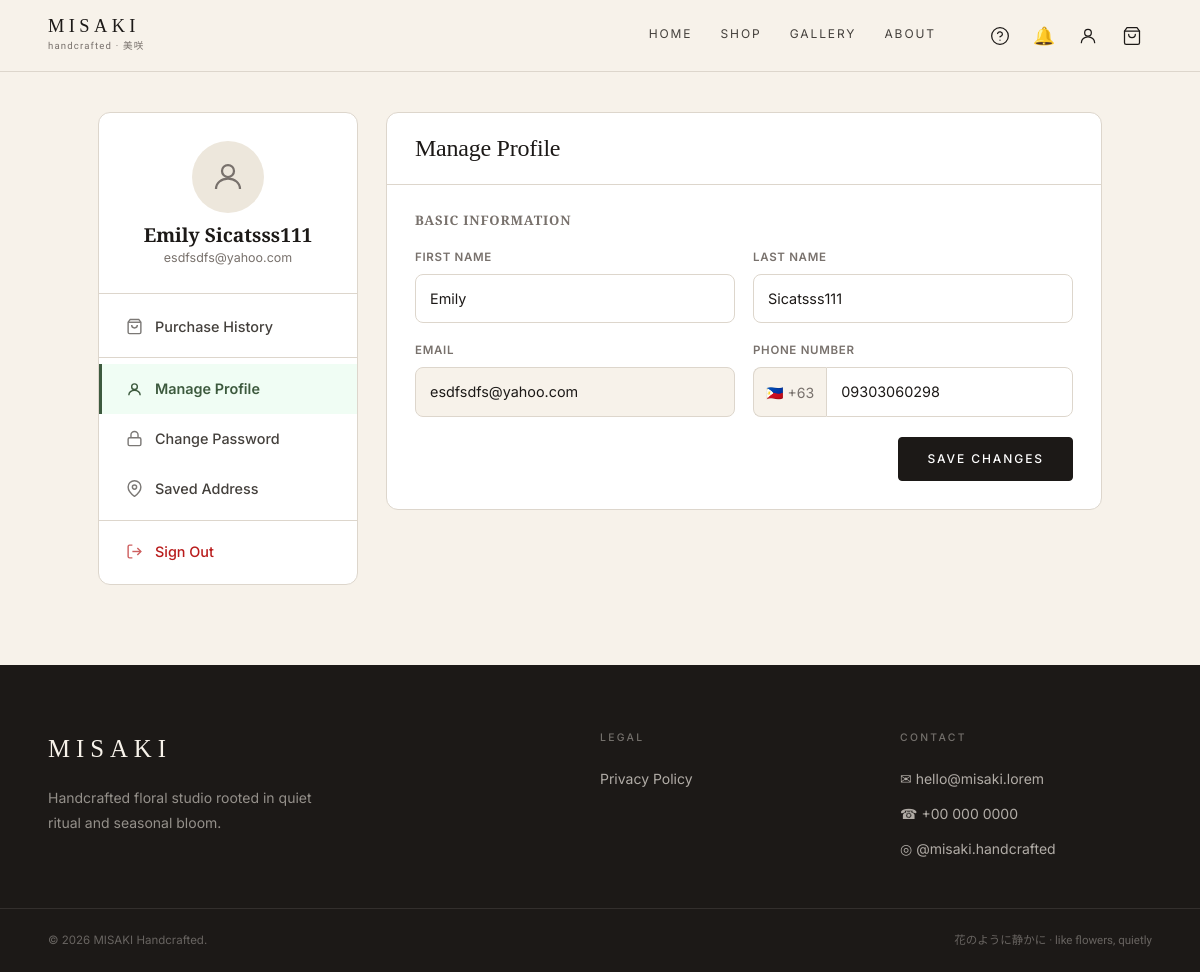
Page /account.php?tab=profile (signed in) on the committed database.
### tables this page shows
CREATE TABLE `user` (
  `user_id` int(10) UNSIGNED NOT NULL,
  `email` varchar(190) NOT NULL,
  `phone` varchar(20) DEFAULT NULL,
  `password_hash` varchar(255) NOT NULL,
  `full_name` varchar(120) NOT NULL,
  `address` text DEFAULT NULL,
  `address_label` enum('Home','Someone Else') DEFAULT 'Home',
  `created_at` datetime NOT NULL DEFAULT current_timestamp()
);

### account.php (the view, shortened to what the rows shown need)
<?php
require_once __DIR__.'/includes/auth.php';
$me = current_user();
$st = db()->prepare('SELECT * FROM user WHERE user_id=?');
$st->execute([$me['user_id']]);
$me = $st->fetch();
$NCR_CITIES = [
  'Caloocan','Las Piñas','Makati','Malabon','Mandaluyong','Manila',
  'Marikina','Muntinlupa','Navotas','Parañaque','Pasay','Pasig',
  'Pateros','Quezon City','San Juan','Taguig','Valenzuela'
];
$maxAddresses = 5;
function fetchAddresses($userId) {
  $st = db()->prepare('SELECT * FROM user_address WHERE user_id=? ORDER BY is_default DESC, address_id ASC');
  $st->execute([$userId]);
  return $st->fetchAll();
}
$addresses    = fetchAddresses($me['user_id']);
$addressCount = count($addresses);
$flashMsg     = '';
$flashType    = 'success';
$keepAddPanelOpen = false;
require __DIR__.'/includes/header.php';
?>
<?php
$activeTab = $_GET['tab'] ?? 'orders';
?>
<div class="acct-wrap">
  <aside class="acct-sidebar">
    <div class="acct-sidebar-top">
      <div>
        <div class="acct-name"><?= htmlspecialchars($me['full_name']) ?></div>
        <div class="acct-email"><?= htmlspecialchars($me['email']) ?></div>
      </div>
    </div>
  </aside>
  <main class="acct-panel reveal">
    <?php if ($activeTab === 'addresses'): ?>
    <div class="acct-panel-header">
      <h2 class="acct-panel-title">Saved Address</h2>
      <?php if ($addressCount < $maxAddresses): ?>
        <button type="button" class="btn btn-ink" style="padding:9px 18px;font-size:.83rem;" onclick="toggleAddPanel()">+ Add New Shipping Address</button>
      <?php endif; ?>
    </div>
    <div class="acct-panel-body">
      <?php if ($flashMsg): ?>
        <div class="<?= $flashType === 'error' ? 'auth-error' : 'auth-success' ?>" style="margin-bottom:18px;font-size:0.85rem;padding:12px;">
          <?= htmlspecialchars($flashMsg) ?>
        </div>
      <?php endif; ?>
      <div style="display:flex;justify-content:space-between;align-items:center;margin-bottom:16px;">
        <h3 style="font-size:0.9rem;font-weight:600;color:var(--muted-fg);text-transform:uppercase;letter-spacing:.05em;">Delivery Address</h3>
        <span style="font-size:0.8rem;color:var(--muted-fg);"><?= $addressCount ?>/<?= $maxAddresses ?></span>
      </div>
      <?php if (empty($addresses)): ?>
        <div class="no-data-box">
          <svg width="40" height="40" viewBox="0 0 24 24" fill="none" stroke="currentColor" stroke-width="1.5" style="margin:0 auto 12px;opacity:.4;display:block;"><path d="M21 10c0 7-9 13-9 13s-9-6-9-13a9 9 0 0 1 18 0z"/><circle cx="12" cy="10" r="3"/></svg>
          No saved addresses yet. Add one below.
        </div>
      <?php else: foreach ($addresses as $addr): ?>
        <div class="addr-card <?= $addr['is_default'] ? 'is-default' : '' ?>" id="addr-card-<?= $addr['address_id'] ?>">
          <div class="addr-card-top">
            <div style="flex:1;">
              <div style="display:flex;align-items:center;gap:8px;margin-bottom:6px;flex-wrap:wrap;">
                <span class="pill on" style="font-size:0.6rem;"><?= htmlspecialchars($addr['label']) ?></span>
                <?php if ($addr['is_default']): ?>
                  <span style="font-size:0.7rem;color:var(--sage-deep);font-weight:700;background:var(--white);border:1px solid var(--sage);border-radius:20px;padding:2px 8px;">Default</span>
                <?php endif; ?>
                <strong style="color:var(--ink);font-size:.92rem;"><?= htmlspecialchars($addr['full_name']) ?></strong>
                <span style="color:var(--muted-fg);font-size:.83rem;">(+63) <?= htmlspecialchars($addr['phone']) ?></span>
              </div>
              <div style="color:var(--ink-lt);font-size:.875rem;line-height:1.6;">
                <?= htmlspecialchars($addr['address_text']) ?><br>
                <span style="color:var(--muted-fg);"><?= htmlspecialchars($addr['city']) ?>, Metro Manila</span>
              </div>
            </div>
            <div class="addr-card-actions">
              <?php if (!$addr['is_default']): ?>
                <form method="post" style="display:inline;">
                  <input type="hidden" name="action" value="set_default">
                  <input type="hidden" name="address_id" value="<?= $addr['address_id'] ?>">
                  <button type="submit" class="addr-action-btn">Set Default</button>
                </form>
              <?php endif; ?>
              <button type="button" class="addr-action-btn edit-btn" onclick="toggleEditPanel(<?= $addr['address_id'] ?>)">Edit</button>
              <form method="post" style="display:inline;" data-confirm="Delete this address?" data-danger>
                <input type="hidden" name="action" value="delete_address">
                <input type="hidden" name="address_id" value="<?= $addr['address_id'] ?>">
                <button type="submit" class="addr-action-btn delete-btn">Delete</button>
              </form>
            </div>
          </div>
          <div class="addr-edit-panel" id="edit-panel-<?= $addr['address_id'] ?>">
            <form method="post">
              <input type="hidden" name="action" value="edit_address">
              <input type="hidden" name="address_id" value="<?= $addr['address_id'] ?>">
              <span class="checkout-label">Address Label</span>
              <div class="label-group">
                <label>
                  <input type="radio" name="label" value="Home" class="label-input" <?= $addr['label']==='Home'?'checked':'' ?>>
                  <span class="label-chip">Home</span>
                </label>
                <label>
                  <input type="radio" name="label" value="Someone Else" class="label-input" <?= $addr['label']==='Someone Else'?'checked':'' ?>>
                  <span class="label-chip">Someone Else</span>
                </label>
              </div>
              <div style="display:grid;grid-template-columns:1fr 1fr;gap:14px;margin-bottom:14px;">
                <div>
                  <span class="checkout-label">Recipient Name</span>
                  <input type="text" name="full_name" class="checkout-form-input" value="<?= htmlspecialchars($addr['full_name']) ?>" placeholder="Full Name" required>
                </div>
                <div>
                  <span class="checkout-label">Phone Number</span>
                  <input type="text" name="phone" class="checkout-form-input" value="<?= htmlspecialchars($addr['phone']) ?>" placeholder="09XX XXX XXXX" required>
                </div>
              </div>
              <div style="margin-bottom:14px;">
                <span class="checkout-label">Street / Barangay / Complete Address</span>
                <textarea name="address_text" class="checkout-form-input" rows="3" required placeholder="House No., Street, Barangay..."><?= htmlspecialchars($addr['address_text']) ?></textarea>
              </div>
              <div style="margin-bottom:14px;">
                <span class="checkout-label">City (Metro Manila only)</span>
                <select name="city" class="checkout-form-input" required>
                  <?php foreach ($NCR_CITIES as $c): ?>
                    <option value="<?= htmlspecialchars($c) ?>" <?= $addr['city']===$c?'selected':'' ?>><?= htmlspecialchars($c) ?></option>
                  <?php endforeach; ?>
                </select>
              </div>
              <div style="margin-bottom:14px;">
                <label style="cursor:pointer;display:inline-flex;align-items:center;gap:8px;font-size:.84rem;color:var(--ink);font-weight:500;">
                  <input type="checkbox" name="is_default" value="1" <?= $addr['is_default']?'checked':'' ?> style="width:15px;height:15px;accent-color:var(--sage-deep);cursor:pointer;">
                  Set as default address
                </label>
              </div>
              <div style="display:flex;gap:8px;">
                <button type="submit" class="btn btn-ink" style="padding:9px 18px;font-size:.85rem;">Save Changes</button>
                <button type="button" class="btn btn-outline" style="padding:9px 18px;font-size:.85rem;" onclick="toggleEditPanel(<?= $addr['address_id'] ?>)">Cancel</button>
              </div>
            </form>
          </div>
        </div>
      <?php endforeach; endif; ?>
      <div class="add-addr-panel <?= (empty($addresses) || $keepAddPanelOpen) ? 'open' : '' ?>" id="add-addr-panel" style="margin-top:12px;">
        <form method="post">
          <input type="hidden" name="action" value="add_address">
          <h4 style="font-size:0.9rem;font-weight:600;color:var(--ink);margin-bottom:16px;">New Shipping Address</h4>
          <span class="checkout-label">Address Label</span>
          <div class="label-group">
            <label><input type="radio" name="label" value="Home" class="label-input" checked><span class="label-chip">Home</span></label>
            <label><input type="radio" name="label" value="Someone Else" class="label-input"><span class="label-chip">Someone Else</span></label>
          </div>
          <div style="display:grid;grid-template-columns:1fr 1fr;gap:14px;margin-bottom:14px;">
            <div>
              <span class="checkout-label">Recipient Name</span>
              <input type="text" name="full_name" class="checkout-form-input" placeholder="Full Name" required>
            </div>
            <div>
              <span class="checkout-label">Phone Number</span>
              <input type="text" name="phone" class="checkout-form-input" placeholder="09XX XXX XXXX" required>
            </div>
          </div>
          <div style="margin-bottom:14px;">
            <span class="checkout-label">Street / Barangay / Complete Address</span>
            <textarea name="address_text" class="checkout-form-input" rows="3" required placeholder="House No., Street, Barangay..."></textarea>
          </div>
          <div style="margin-bottom:14px;">
            <span class="checkout-label">City (Metro Manila only)</span>
            <select name="city" class="checkout-form-input" required>
              <option value="" disabled selected>— Select City —</option>
              <?php foreach ($NCR_CITIES as $c): ?>
                <option value="<?= htmlspecialchars($c) ?>"><?= htmlspecialchars($c) ?></option>
              <?php endforeach; ?>
            </select>
          </div>
          <div style="margin-bottom:14px;">
            <label style="cursor:pointer;display:inline-flex;align-items:center;gap:8px;font-size:.84rem;color:var(--ink);font-weight:500;">
              <input type="checkbox" name="is_default" value="1" <?= empty($addresses)?'checked':'' ?> style="width:15px;height:15px;accent-color:var(--sage-deep);cursor:pointer;">
              Set as default address
            </label>
          </div>
          <p style="font-size:0.73rem;color:var(--muted-fg);margin-bottom:14px;">
            By clicking Save Address, you acknowledge that you have read the <a href="legal/privacy.php" target="_blank" style="color:var(--sage-deep);text-decoration:underline;">Privacy Policy</a>.
          </p>
          <div style="display:flex;gap:8px;">
            <button type="submit" class="btn btn-ink" style="padding:9px 18px;font-size:.85rem;">Save Address</button>
            <button type="button" class="btn btn-outline" style="padding:9px 18px;font-size:.85rem;" onclick="toggleAddPanel()">Cancel</button>
          </div>
        </form>
      </div>
    </div>
    <?php elseif ($activeTab === 'profile'): ?>
    <div class="acct-panel-header">
      <h2 class="acct-panel-title">Manage Profile</h2>
    </div>
    <div class="acct-panel-body">
      <h3 style="font-size:0.82rem;font-weight:700;text-transform:uppercase;letter-spacing:.06em;color:var(--muted-fg);margin-bottom:20px;">Basic Information</h3>
      <form method="post">
        <?php
          $nameParts = explode(' ', $me['full_name'], 2);
          $firstName = $nameParts[0] ?? '';
          $lastName  = $nameParts[1] ?? '';
        ?>
        <div class="profile-form-grid">
          <div>
            <span class="checkout-label">First Name</span>
            <input type="text" name="first_name" class="checkout-form-input" value="<?= htmlspecialchars($firstName) ?>" placeholder="First Name" required>
          </div>
          <div>
            <span class="checkout-label">Last Name</span>
            <input type="text" name="last_name" class="checkout-form-input" value="<?= htmlspecialchars($lastName) ?>" placeholder="Last Name">
          </div>
        </div>
        <div class="profile-form-grid">
          <div>
            <span class="checkout-label">Email</span>
            <input type="email" class="checkout-form-input" value="<?= htmlspecialchars($me['email']) ?>" placeholder="Email" style="background:var(--cream);" readonly>
          </div>
          <div>
            <span class="checkout-label">Phone Number</span>
            <div style="display:flex;gap:0;">
              <span style="display:flex;align-items:center;padding:0 12px;border:1px solid var(--border);border-right:none;border-radius:8px 0 0 8px;background:var(--cream);font-size:.88rem;color:var(--muted-fg);white-space:nowrap;">🇵🇭 +63</span>
              <input type="text" name="phone" class="checkout-form-input" value="<?= htmlspecialchars($me['phone'] ?? '') ?>" placeholder="9XX XXX XXXX" style="border-radius:0 8px 8px 0;">
            </div>
          </div>
        </div>
        <div style="text-align:right;margin-top:20px;">
          <button type="submit" class="btn btn-ink" style="padding:11px 28px;">Save Changes</button>
        </div>
      </form>
    </div>
    <?php endif; ?>
  </main>
</div>
<?php require __DIR__.'/includes/footer.php'; ?>

### rows in the picture
user: full_name "Emily Sicatsss111", email "esdfsdfs@yahoo.com", first_name "Emily", last_name "Sicatsss111", phone "09303060298"

### other values in the picture
$brand_name "MISAKI"
$brand_jp "handcrafted · 美咲"
$brand_tagline "Handcrafted floral studio rooted in quiet ritual and seasonal bloom."
$email "hello@misaki.lorem"
$phone "+00 000 0000"
$instagram "@misaki.handcrafted"
$quote_jp "花のように静かに · like flowers, quietly"
